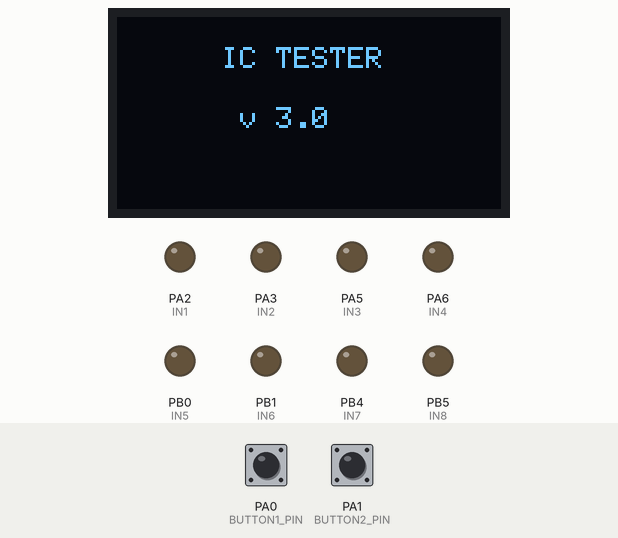
This sketch was run on a simulated STM32 Blue Pill. Parts: 128×64 one-colour display, output pins drawn as LEDs (lit = HIGH). The test bench sets the inputs (shaded band); at power-on: PA0 (BUTTON1_PIN) HIGH, PA1 (BUTTON2_PIN) HIGH.

Above: at 0.1 s.
4.3 s: PA0 (BUTTON1_PIN) pulled LOW for 0.15 s
At 5.5 s:
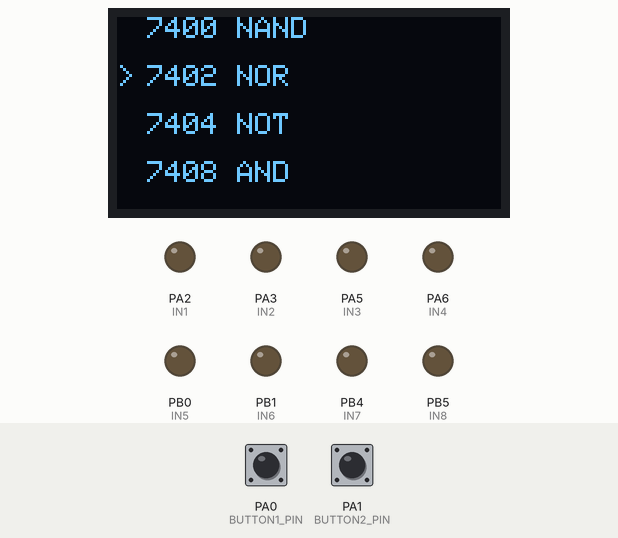
5.9 s: PA1 (BUTTON2_PIN) pulled LOW for 0.15 s
At 6.7 s:
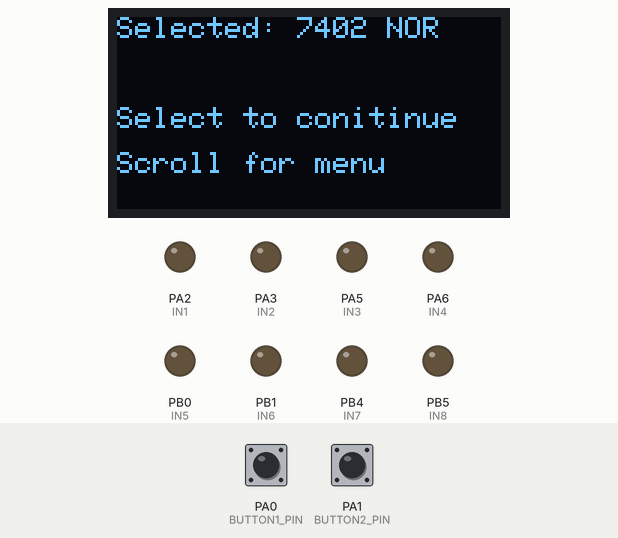
7.5 s: PA0 (BUTTON1_PIN) pulled LOW for 1 s
At 7.9 s:
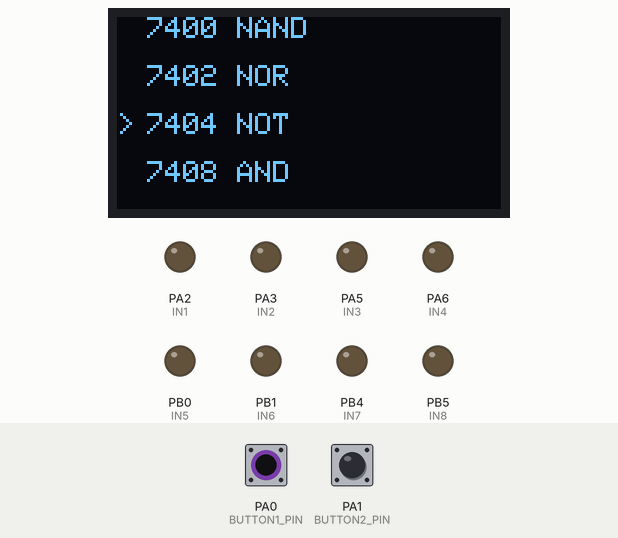
10.0 s: PA0 (BUTTON1_PIN) pulled LOW for 0.15 s
At 11.0 s:
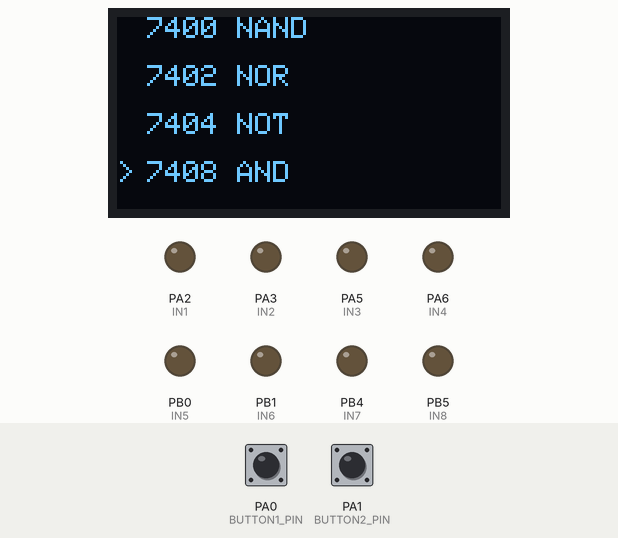
11.6 s: PA1 (BUTTON2_PIN) pulled LOW for 1 s
At 12.3 s:
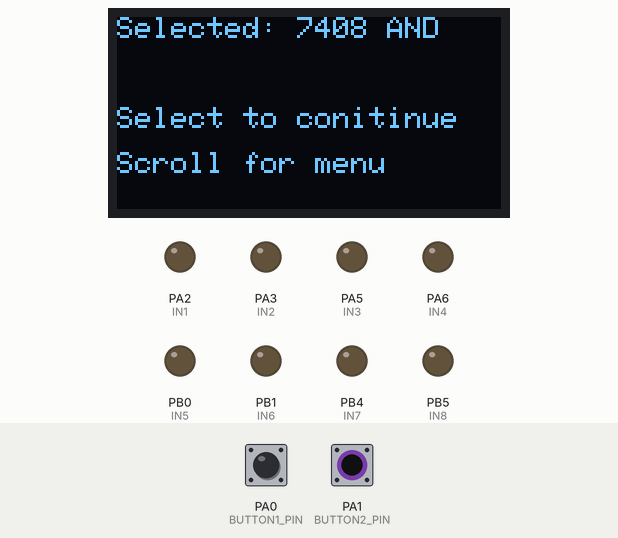
14.1 s: PA1 (BUTTON2_PIN) pulled LOW for 0.15 s
At 15.4 s:
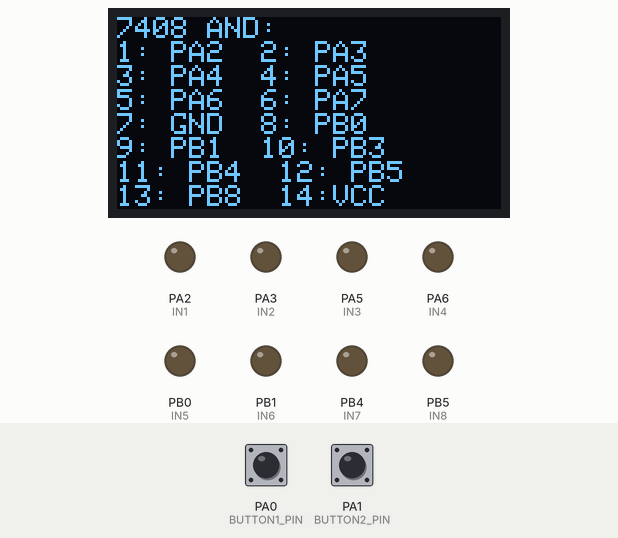
Timing chart, 0 to 16.7 s (numbered marks = the images above; inputs shaded):
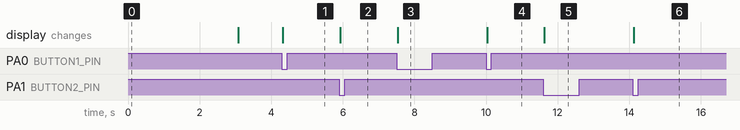

Measured:
- after the input at 4.3 s, the display: changes at once (image 1)
- after the input at 5.9 s, the display: changes at once (image 2)
- after the input at 7.5 s, the display: changes at once (image 3)
- after the input at 10.0 s, the display: changes at once (image 4)
- after the input at 11.6 s, the display: changes at once (image 5)
- after the input at 14.1 s, the display: changes at once (image 6)

The sketch:

Day12_LogicICTester_Part2.ino
```cpp
#include <Wire.h>
#include <Adafruit_GFX.h>
#include <Adafruit_SSD1306.h>

#define SCREEN_WIDTH 128
#define SCREEN_HEIGHT 64

#define OLED_RESET -1
Adafruit_SSD1306 display(SCREEN_WIDTH, SCREEN_HEIGHT, &Wire, OLED_RESET);

// Button pins
#define BUTTON1_PIN PA0  // Scroll
#define BUTTON2_PIN PA1  // Select


#define IN1 PA2 //input 1
#define IN2 PA3 // input 2
#define OUT1 PA4// output1

#define IN3 PA5 //input 3
#define IN4 PA6 // input 4
#define OUT2 PA7// output 2


#define IN5 PB0 //input 5
#define IN6 PB1 // input 6
#define OUT3 PB3// output 3

#define IN7 PB4 //input 7
#define IN8 PB5 // input 8
#define OUT4 PB8// output 4


const char* icList[] = {"7400 NAND", "7402 NOR", "7404 NOT", "7408 AND", "7432 OR", "7486 XOR"};

const char* icWiring[] = {
  "7400 NAND:\n1: PA2  2: PA3\n3: PA4  4: PA5\n5: PA6  6: PA7\n7: GND  8: PB0\n9: PB1  10: PB3\n11: PB4  12: PB5\n13: PB8  14:VCC",
  "7402 NOR:\n1: PA2  2: PA3\n3: PA4  4: PA5\n5: PA6  6: PA7\n7: GND  8: PB0\n9: PB1  10: PB3\n11: PB4  12: PB5\n13: PB8  14:VCC",
  "7404 NOT:\n1: PA2  2: PA3\n3: PA4  4: PA5\n5: PA6  6: PA7\n7: GND  8: PB0\n9: PB1  10: PB3\n11: PB4  12: PB5\n13: PB8  14:VCC",
  "7408 AND:\n1: PA2  2: PA3\n3: PA4  4: PA5\n5: PA6  6: PA7\n7: GND  8: PB0\n9: PB1  10: PB3\n11: PB4  12: PB5\n13: PB8  14:VCC",
  "7432 OR:\n1: PA2  2: PA3\n3: PA4  4: PA5\n5: PA6  6: PA7\n7: GND  8: PB0\n9: PB1  10: PB3\n11: PB4  12: PB5\n13: PB8  14:VCC",
  "7486 XOR:\n1: PA2  2: PA3\n3: PA4  4: PA5\n5: PA6  6: PA7\n7: GND  8: PB0\n9: PB1  10: PB3\n11: PB4  12: PB5\n13: PB8  14:VCC"
};

int totalICs = sizeof(icList) / sizeof(icList[0]);


bool test7402() {
  int inputs[4][2] = {
    {0, 0},
    {0, 1},
    {1, 0},
    {1, 1}
  };
  int expected[4] = {1, 0, 0, 0};

  bool allPassed = true;

  for (int i = 0; i < 4; i++) {
    digitalWrite(IN1, inputs[i][0]);
    digitalWrite(IN2, inputs[i][1]);

    digitalWrite(IN3, inputs[i][0]);
    digitalWrite(IN4, inputs[i][1]);

    digitalWrite(IN5, inputs[i][0]);
    digitalWrite(IN6, inputs[i][1]);

    digitalWrite(IN7, inputs[i][0]);
    digitalWrite(IN8, inputs[i][1]);

    delay(5);  // Let signals settle

    int o1 = digitalRead(OUT1);
    int o2 = digitalRead(OUT2);
    int o3 = digitalRead(OUT3);
    int o4 = digitalRead(OUT4);

    if (o1 != expected[i]) {
      Serial.print("FAIL: OUT1 for input "); Serial.println(i);
      allPassed = false;
    }

    if (o2 != expected[i]) {
      Serial.print("FAIL: OUT2 for input "); Serial.println(i);
      allPassed = false;
    }

    if (o3 != expected[i]) {
      Serial.print("FAIL: OUT3 for input "); Serial.println(i);
      allPassed = false;
    }

    if (o4 != expected[i]) {
      Serial.print("FAIL: OUT4 for input "); Serial.println(i);
      allPassed = false;
    }
  }

  return allPassed;
}


int currentIndex = 0;
int topIndex = 0;
const int itemsPerPage = 4;

bool button1Pressed = false;
bool button2Pressed = false;

enum DisplayState { MENU, SELECTED_IC, WIRING_INFO, TESTING };//different states for selected pin
DisplayState currentState = MENU;//initial in main menu


void setup() {
  Serial.begin(9600);
  pinMode(BUTTON1_PIN, INPUT_PULLUP);
  pinMode(BUTTON2_PIN, INPUT_PULLUP);
  // INPUTS
pinMode(IN1, OUTPUT);  digitalWrite(IN1, LOW);
pinMode(IN2, OUTPUT);  digitalWrite(IN2, LOW);
pinMode(IN3, OUTPUT);  digitalWrite(IN3, LOW);
pinMode(IN4, OUTPUT);  digitalWrite(IN4, LOW);
pinMode(IN5, OUTPUT);  digitalWrite(IN5, LOW);
pinMode(IN6, OUTPUT);  digitalWrite(IN6, LOW);
pinMode(IN7, OUTPUT);  digitalWrite(IN7, LOW);
pinMode(IN8, OUTPUT);  digitalWrite(IN8, LOW);

// OUTPUTS
pinMode(OUT1, INPUT_PULLDOWN);
pinMode(OUT2, INPUT_PULLDOWN);
pinMode(OUT3, INPUT_PULLDOWN);
pinMode(OUT4, INPUT_PULLDOWN);


  Wire.begin();
  display.begin(SSD1306_SWITCHCAPVCC, 0x3C);
  display.clearDisplay();
  display.setTextColor(SSD1306_WHITE);
  display.setTextSize(1);
  display.setCursor(35, 10);//set position for text
  display.print("IC TESTER");//print this line
  display.setCursor(35, 30);
  display.print(" v 3.0");
  display.display();
  delay(3000);//wait 3 sec
  display.clearDisplay();

  showMenu();
}

void loop() {
  // Scroll Button
  if (digitalRead(BUTTON1_PIN) == LOW && !button1Pressed) {
    button1Pressed = true;

    // Scroll always takes you back to the main menu
    currentState = MENU;
    currentIndex = (currentIndex + 1) % totalICs;

    if (currentIndex >= topIndex + itemsPerPage) {
      topIndex++;
    }

    if (currentIndex == 0) {
      topIndex = 0;
    }

    showMenu();
    delay(150); // debounce
  }
  if (digitalRead(BUTTON1_PIN) == HIGH) {
    button1Pressed = false;
  }

  // Select Button
  if (digitalRead(BUTTON2_PIN) == LOW && !button2Pressed) {
    button2Pressed = true;

    if (currentState == MENU) {
      currentState = SELECTED_IC;
      showSelectedIC(icList[currentIndex]);

    } else if (currentState == SELECTED_IC) {
      currentState = WIRING_INFO;
      showWiringInfo(currentIndex);

    } else if (currentState == WIRING_INFO) {
      currentState = TESTING;

      bool pass = false;

      if (currentIndex == 1) { // 7402 NOR
        pass = test7402();
      }
      // You can add more tests like this:
      // else if (currentIndex == 0) pass = test7400();
      // else if (currentIndex == 2) pass = test7404();
      // etc.

      showTestResult(pass);
    }

    delay(150); // debounce
  }
  if (digitalRead(BUTTON2_PIN) == HIGH) {
    button2Pressed = false;
  }
}


// Show Menu List
void showMenu() {
  display.clearDisplay();
  display.setTextSize(1);

  for (int i = 0; i < itemsPerPage; i++) {
    int icIndex = topIndex + i;
    if (icIndex >= totalICs) break;

    int y = i * 16;
    display.setCursor(0, y);
    if (icIndex == currentIndex) {
      display.print(">");
    } else {
      display.print(" ");
    }

    display.setCursor(10, y);
    display.print(icList[icIndex]);
  }

  display.display();
}

// Action on Select
void showSelectedIC(const char* icName) {
  display.clearDisplay();
  display.setTextSize(1);
  display.setCursor(0, 0);
  display.println("Selected:");
  display.setCursor(60, 0);
  display.println(icName);
  display.setCursor(0, 30);
  display.println("Select to conitinue");
  display.setCursor(0, 45);
  display.println("Scroll for menu");


  display.display();
  // Show for 2 seconds
  // Return to menu
}

void showWiringInfo(int index) {
  display.clearDisplay();
  display.setTextSize(1);
  display.setCursor(0, 0);

  // Split the text manually for 128x64 display
  const char* wiring = icWiring[index];
  int y = 0;
  for (int i = 0; wiring[i] != '\0'; i++) {
    if (wiring[i] == '\n') {
      y += 8;
      display.setCursor(0, y);
    } else {
      display.write(wiring[i]);
    }
  }

  display.display();
}

void showTestResult(bool pass) {
  display.clearDisplay();
  display.setTextSize(1);
  display.setCursor(0, 0);

  if (pass) {
    display.println("IC Test Passed!");
  } else {
    display.println("IC Test Failed!");
    display.setCursor(0, 20);
    display.println("Check output pins");
  }

  display.setCursor(0, 50);
  display.println("Scroll for menu");
  display.display();
}
```
